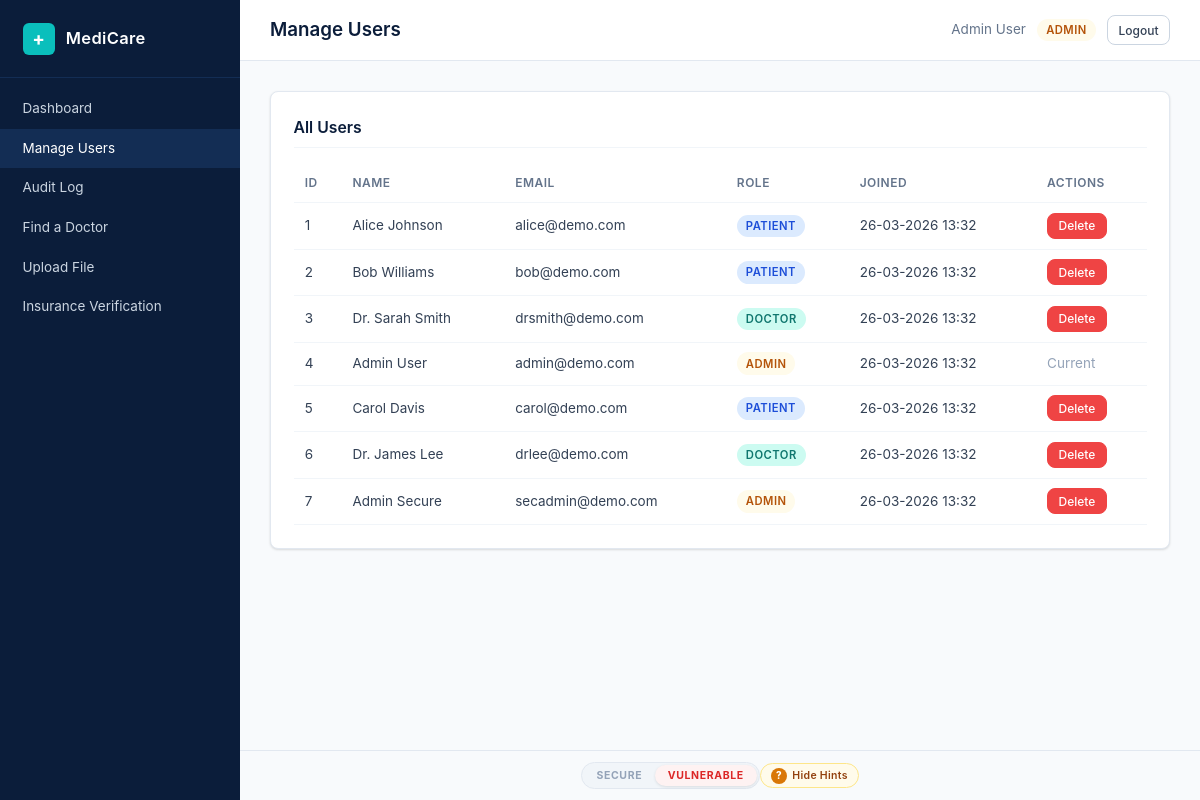
/admin/users.php (signed in), run on an earlier commit of the app's database.
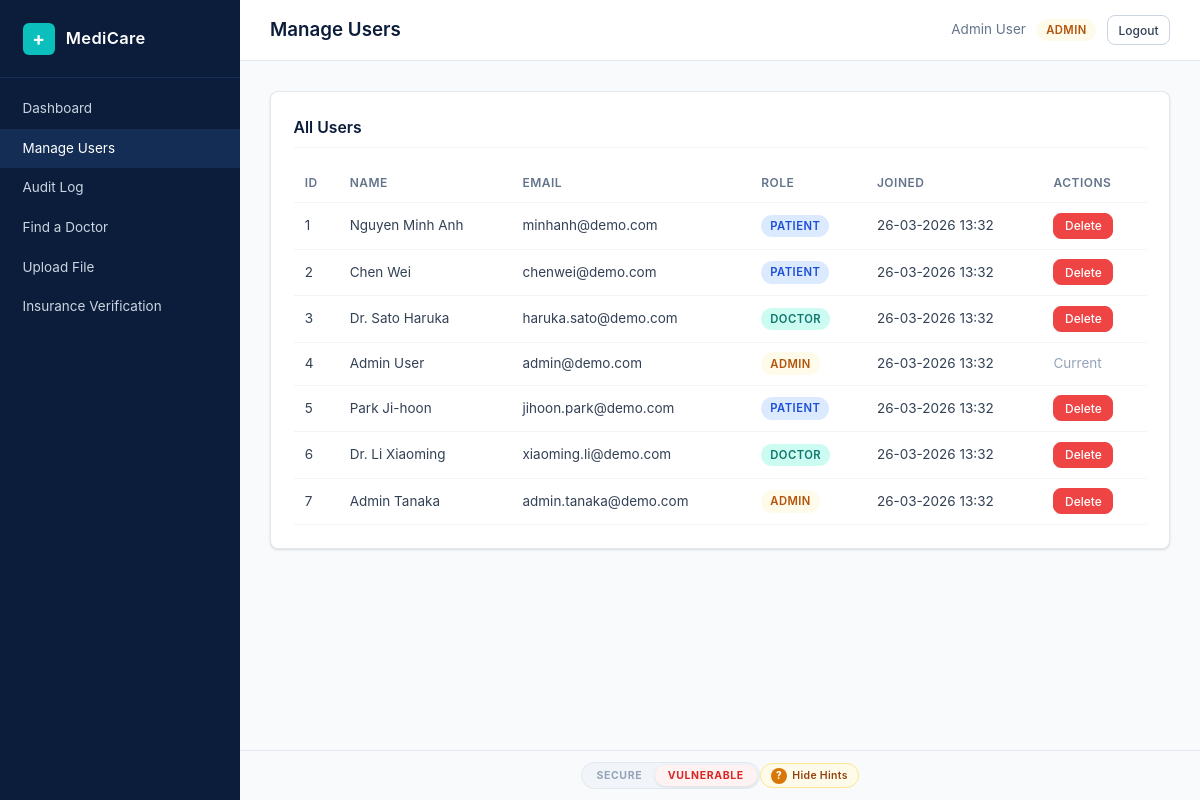
And on a later commit of the database.
### tables this page shows
CREATE TABLE users (
    id INT AUTO_INCREMENT PRIMARY KEY,
    name VARCHAR(100) NOT NULL,
    email VARCHAR(150) NOT NULL UNIQUE,
    password VARCHAR(255) NOT NULL,
    role ENUM('patient','doctor','admin') NOT NULL DEFAULT 'patient',
    created_at TIMESTAMP DEFAULT CURRENT_TIMESTAMP
);

### config.php (called while the page is built, shortened)
<?php
function currentUserId(): int {
    return (int) $_SESSION['user_id'];
}
function esc(string $value): string {
    return htmlspecialchars($value, ENT_QUOTES, 'UTF-8');
}
function fmtDate(string $datetime): string {
    return date('d-m-Y H:i', strtotime($datetime));
}

### admin/users.php (the view, shortened to what this page needs)
<?php
require_once __DIR__ . '/../config.php';
require_once __DIR__ . '/../helpers.php';
$conn = getDB();
$users = $conn->query("SELECT id, name, email, role, created_at FROM users ORDER BY id")->fetchAll();
renderHeader('Manage Users');
?>
<div class="card">
    <h2 class="card-title">All Users</h2>
    <table class="data-table">
        <thead>
            <tr>
                <th>ID</th>
                <th>Name</th>
                <th>Email</th>
                <th>Role</th>
                <th>Joined</th>
                <th>Actions</th>
            </tr>
        </thead>
        <tbody>
            <?php foreach ($users as $u): ?>
                <tr>
                    <td><?= $u['id'] ?></td>
                    <td><?= esc($u['name']) ?></td>
                    <td><?= esc($u['email']) ?></td>
                    <td><span class="role-badge role-<?= esc($u['role']) ?>"><?= esc(ucfirst($u['role'])) ?></span></td>
                    <td><?= fmtDate($u['created_at']) ?></td>
                    <td>
                        <?php if ((int)$u['id'] !== currentUserId()): ?>
                            <form method="POST" style="display:inline"
                                  onsubmit="return confirm('Delete this user?')">
                                <button type="submit" class="btn btn-sm btn-danger">Delete</button>
                            </form>
                        <?php else: ?>
                            <span class="text-muted">Current</span>
                        <?php endif; ?>
                    </td>
                </tr>
            <?php endforeach; ?>
        </tbody>
    </table>
</div>
<?php renderFooter(); ?>

### helpers.php (shortened to what this page needs)
<?php
require_once __DIR__ . '/config.php';
function renderHeader(string $title = 'MediCare Portal'): void {
    $role = currentRole();
    $name = $_SESSION['user_name'] ?? 'Guest';
    ?>
    <!DOCTYPE html>
    <html lang="en">
    <head>
        <link rel="stylesheet" href="/assets/style.css">
    </head>
    <body>
        <div class="layout">
            <?php renderSidebar($role); ?>
            <div class="main-area">
                <header class="top-bar">
                    <h1 class="page-title"><?= esc($title) ?></h1>
                    <div class="user-info">
                        <span class="user-name"><?= esc($name) ?></span>
                        <span class="role-badge role-<?= esc($role) ?>"><?= esc(ucfirst($role)) ?></span>
                        <a href="/auth/logout.php" class="btn btn-sm">Logout</a>
                    </div>
                </header>
                <main class="content">
    <?php
}
function renderFooter(): void {
    ?>
                </main>
                <footer class="app-footer">
                    <?php renderModeStatus(); ?>
                </footer>
            </div>
        </div>
    </body>
    </html>
    <?php
}
function renderModeStatus(): void {
    $showToggle = SHOW_SECURE_TOGGLE;
    $showHint = SHOW_VULN_HINT;
    $isSecure = SECURE_MODE;
    ?>
    <div class="mode-status" id="modeStatus" data-secure="<?= $isSecure ? '1' : '0' ?>" data-hints="<?= $showHint ? '1' : '0' ?>">
        <?php if ($showToggle): ?>
            <button type="button" class="mode-pill" id="modeToggle">
                <span class="mode-pill-option mode-pill-secure <?= $isSecure ? 'is-active' : '' ?>">SECURE</span>
                <span class="mode-pill-option mode-pill-vuln <?= !$isSecure ? 'is-active' : '' ?>">VULNERABLE</span>
            </button>
        <?php else: ?>
            <span class="mode-pill-static <?= $isSecure ? 'mode-pill-static--secure' : 'mode-pill-static--vuln' ?>">
                <?= $isSecure ? 'SECURE' : 'VULNERABLE' ?> MODE
            </span>
        <?php endif; ?>
        <button type="button" class="hints-toggle <?= $showHint ? 'is-active' : '' ?>" id="hintsToggle" title="Toggle vulnerability hints">
            <span class="hints-toggle-icon">?</span>
            <span class="hints-toggle-label"><?= $showHint ? 'Hide Hints' : 'Show Hints' ?></span>
        </button>
    </div>
    <?php
}
function renderSidebar(string $role): void {
    $navItems = getSidebarItems($role);
    ?>
    <nav class="sidebar">
        <div class="sidebar-brand">
            <span class="brand-icon">+</span>
            <span class="brand-text">MediCare</span>
        </div>
        <ul class="nav-list">
            <?php foreach ($navItems as $item): ?>
                <li>
                    <a href="<?= esc($item['url']) ?>" class="nav-link"><?= esc($item['label']) ?></a>
                </li>
            <?php endforeach; ?>
        </ul>
    </nav>
    <?php
}
function getSidebarItems(string $role): array {
    $shared = [
        ['url' => '/shared/search.php', 'label' => 'Find a Doctor'],
        ['url' => '/shared/upload.php', 'label' => 'Upload File'],
        ['url' => '/shared/insurance_fetch.php', 'label' => 'Insurance Verification'],
    ];
    $roleMenus = [
        'patient' => [
            ['url' => '/patient/dashboard.php', 'label' => 'Dashboard'],
            ['url' => '/patient/records.php', 'label' => 'My Records'],
            ['url' => '/patient/appointments.php', 'label' => 'Appointments'],
            ['url' => '/patient/chat.php', 'label' => 'Messages'],
        ],
        'doctor' => [
            ['url' => '/doctor/dashboard.php', 'label' => 'Dashboard'],
            ['url' => '/doctor/patients.php', 'label' => 'My Patients'],
            ['url' => '/doctor/chat.php', 'label' => 'Messages'],
        ],
        'admin' => [
            ['url' => '/admin/dashboard.php', 'label' => 'Dashboard'],
            ['url' => '/admin/users.php', 'label' => 'Manage Users'],
            ['url' => '/admin/audit_log.php', 'label' => 'Audit Log'],
        ],
    ];
    return array_merge($roleMenus[$role] ?? [], $shared);
}
    ?>

What changed in the data, as far as the page shows it:
changed users id 1: name "Alice Johnson" → "Nguyen Minh Anh"; email "alice@demo.com" → "minhanh@demo.com"
changed users id 2: name "Bob Williams" → "Chen Wei"; email "bob@demo.com" → "chenwei@demo.com"
changed users id 3: name "Dr. Sarah Smith" → "Dr. Sato Haruka"; email "drsmith@demo.com" → "haruka.sato@demo.com"
changed users id 5: name "Carol Davis" → "Park Ji-hoon"; email "carol@demo.com" → "jihoon.park@demo.com"
changed users id 6: name "Dr. James Lee" → "Dr. Li Xiaoming"; email "drlee@demo.com" → "xiaoming.li@demo.com"
changed users id 7: name "Admin Secure" → "Admin Tanaka"; email "secadmin@demo.com" → "admin.tanaka@demo.com"
